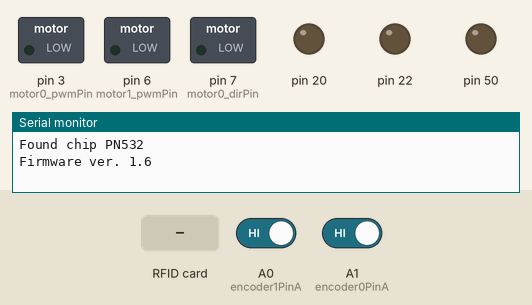
This sketch was run on a simulated Arduino Mega 2560, built with avr-gcc and run on an emulated ATmega2560. Parts: switched loads named in the sketch (green lamp = pin HIGH), output pins drawn as LEDs (lit = HIGH), the last lines printed to the serial monitor. Inputs (shaded band) come from the test bench; at power-on: A0 (encoder1PinA) HIGH, A1 (encoder0PinA) HIGH.

Above: at 1.2 s.
1.3 s: RFID card F9 3E 04 F4 held to the reader
At 2.2 s:
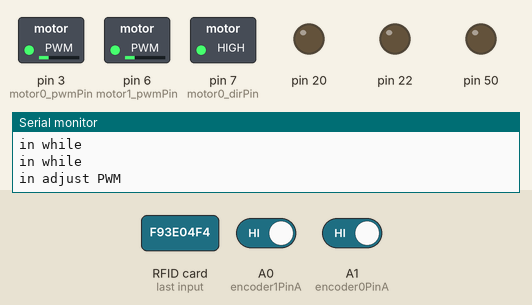
3.3 s: RFID card C9 12 0D F4 held to the reader
At 4.8 s:
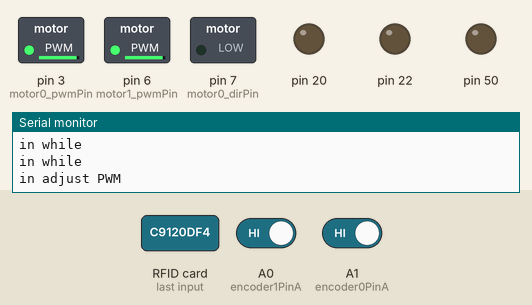
5.3 s: RFID card 59 E3 0B F4 held to the reader
At 6.2 s:
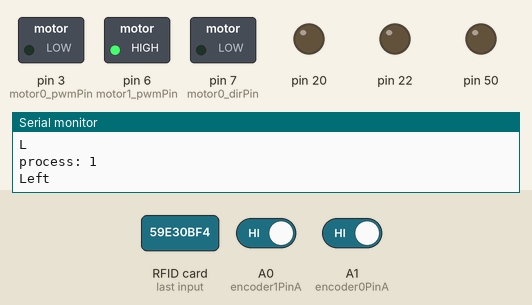
7.3 s: RFID card F9 3E 04 F4 held to the reader
At 9.2 s:
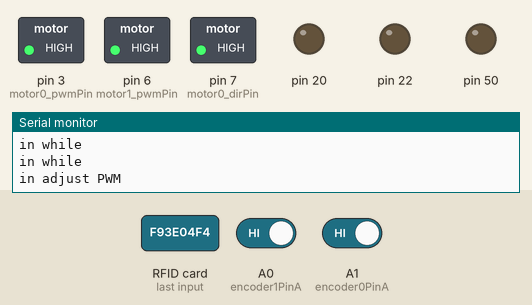
Timing chart, 0 to 10.3 s (numbered marks = the images above; inputs shaded):
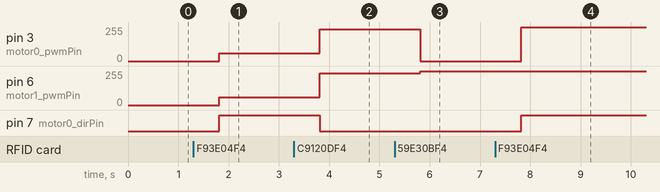

The sketch:

RFID_Motor.ino
```cpp
/* The script for Minibot motor control with the RFID reader.
   DC motors and Encoders
        left: J6 port, (direction) digital pin 7, (pwm) digital pin 3, (encoder) analog pin A1
        right: J5 port, (direction) digital pin 4, (pwm) digital pin 6, (encoder) analog pin A0
   RFID
        J10 port digital pin 9 (RESET),  analog pin A3(IRQ)

   Functions: move forward/back/left/right based on RFID Tags
*/

#include <Wire.h>
#include <SPI.h>
#include <Adafruit_PN532.h>
#include <elapsedMillis.h>
#define PN532_IRQ (A3)
#define PN532_RESET (9)
Adafruit_PN532 nfc(PN532_IRQ, PN532_RESET);

elapsedMillis timeElapsed;

// Define constants for locomotion
/** Right motor drivers */
int motor0_dirPin = 7;  // direction pin, LOW for forward, HIGH for backwards
int motor0_pwmPin = 3;  // pwm pin, controls voltage signal for speed
int pwm0 = 60;          // initial pwm value (doesn't really matter)

/** Left motor drivers */
int motor1_dirPin = 4;  // direction pin, HIGH for forward, LOW for backwards
int motor1_pwmPin = 6;  // pwm pin
int pwm1 = 60;          // initial pwm value

// Encoders regulate two motors to spin at same speed
// For more information, see PID algorithm on ECE documentation
int encoder0PinA = A1;  // J6 motor on board
int encoder0Pos = 0;    // Motor's angular position read by the encoder
int encoder0PinALast = LOW;

int encoder1PinA = A0;  // J5 motor on board
int encoder1Pos = 0;
int encoder1PinALast = LOW;


int setpoint = 600;    // turn rate for comparison (degrees/sec) Range: 0-800 (upper bound varies with timeSec value. Speed at pwm=255 is upper bound)
double Integral0 = 0;  // accumulated error with motors from desired number of turns
double Integral1 = 0;  // accumulated error with motors from desired number of turns
int n = LOW;
int m = LOW;

int encoder0PrevCount = 0;
int lastSpeed0 = 0;
int encoder1PrevCount = 0;
int lastSpeed1 = 0;

double timeSec = 0.2;  // update rate of the PID algorithm. Should match the timeElapsed < X in PID()

// PID constants
// P (proportional) is how much to adjust when turn rate is not equal to set rate. Matters most.
double kP = 0.3;
double kI = 0;
// D (derivative) how quickly it deviates from set rate. Adjusts quicker for greater rates
double kD = 0;

// initialize the buffer
int bufSize = 4;
char buf[4];
volatile byte pos = 0;

int test;
// char buff [50]; Use multiple parameters
char updated;
volatile byte indx;
volatile boolean process;
int interruptPin = 10;

int IRPin = 4;  // S4 on J5
int in;
int trigPin = 9;   // J10 on board
int echoPin = A3;  // this is the ADC pin
long duration, cm;

/*
  RFID
*/
uint8_t uid[] = { 0, 0, 0, 0 };              // Buffer to store the returned UID from tag
uint8_t obj1[] = { 0xF9, 0x3E, 0x4, 0xF4 };  // Yellow Tower's id
uint8_t obj2[] = { 0xC9, 0x12, 0xD, 0xF4 };  // Blue Tower's id
uint8_t obj3[] = { 0x59, 0xE3, 0xB, 0xF4 };  // Red Tower's id
uint8_t obj4[] = { 0x59, 0xC8, 0x6, 0xF4 };  // Orange Tower's id
uint8_t obj5[] = { 0x69, 0xDB, 0x6, 0xF4 };  // Purple Tower's id
uint8_t uidLength;

boolean detector;  // The value that is going to be used to detect whether a tag is found
void setup() {
  Serial.begin(115200);
  // RFID
  nfc.begin();

  uint32_t versiondata = nfc.getFirmwareVersion();
  if (!versiondata) {
    Serial.print("Didn't find PN53x board");
    while (1)
      ;  // halt
  }
  // Got data, print it out!
  Serial.print("Found chip PN5");
  Serial.println((versiondata >> 24) & 0xFF, HEX);
  Serial.print("Firmware ver. ");
  Serial.print((versiondata >> 16) & 0xFF, DEC);
  Serial.print('.');
  Serial.println((versiondata >> 8) & 0xFF, DEC);

  // Set the max number of retry attempts to read from a card
  // This prevents us from waiting forever for a card, which is
  // the default behaviour of the PN532.
  nfc.setPassiveActivationRetries(0xFF);

  // configure board to read RFID tags
  nfc.SAMConfig();

  // Serial.println("Show us your card!");

  // Locomotion
  pinMode(encoder0PinA, INPUT);
  pinMode(motor0_dirPin, OUTPUT);
  pinMode(motor0_pwmPin, OUTPUT);

  pinMode(encoder1PinA, INPUT);
  pinMode(motor1_dirPin, OUTPUT);
  pinMode(motor1_pwmPin, OUTPUT);

  pinMode(MISO, OUTPUT);  // init spi
  pinMode(MOSI, INPUT);

  pinMode(20, OUTPUT);
  pinMode(22, OUTPUT);

  pinMode(IRPin, INPUT);
  pinMode(trigPin, OUTPUT);
  pinMode(echoPin, INPUT);
  test = 0;

  process = true;
}


/** Adjust PWM for PID algorithm */
// add specification for PWM and pins
void adjustPWM() {
  Serial.println("in adjust PWM");
  int speedNow0 = calculateSpeed0();  // calculate the current speed for the right motor
  int error0 = setpoint - speedNow0;  // calculate the error between the current speed and the set speed
  double dError0 = ((double)speedNow0 - (double)lastSpeed0) / timeSec;
  Integral0 += (double)error0;  // update integral of the error

  int speedNow1 = calculateSpeed1();  // calculate the current speed for the left motor
  int error1 = setpoint - speedNow1;
  double dError1 = ((double)speedNow1 - (double)lastSpeed1) / timeSec;
  Integral1 += (double)error1;

  // cap the integral value within 0..255
  if (Integral0 > 255) Integral0 = 255;
  else if (Integral0 < 0) Integral0 = 0;

  if (Integral1 > 255) Integral1 = 255;
  else if (Integral1 < 0) Integral1 = 0;

  // calculate the value for speed adjustments
  int adjust0 = (kP * (double)error0) + kI * Integral0 + kD * dError0;
  int adjust1 = (kP * (double)error1) + kI * Integral1 + kD * dError1;

  // update pwm values according to the moving direction
  pwm0 += adjust0;
  pwm1 += adjust1;

  // cap the pwm values within 0..255
  if (pwm0 > 255) pwm0 = 255;
  else if (pwm0 < 0) pwm0 = 0;

  if (pwm1 > 255) pwm1 = 255;
  else if (pwm1 < 0) pwm1 = 0;

  // store the current speeds
  lastSpeed0 = speedNow0;
  lastSpeed1 = speedNow1;
  return;
}

/** Return the current rotational speed of right motor with encoder data. */
int calculateSpeed0() {
  int speedDetect = (encoder0Pos - encoder0PrevCount) / timeSec;
  encoder0PrevCount = encoder0Pos;
  return speedDetect;
}


/** Return the current rotational speed of left motor with encoder data. */
int calculateSpeed1() {
  int speedDetect = (encoder1Pos - encoder1PrevCount) / timeSec;
  encoder1PrevCount = encoder1Pos;
  return speedDetect;
}

/** Adjust the speed of motors with the PID algorithm. */
void PID() {

  Serial.println("in PID");
  // Adjust the rotational speeds by the calculated pwm values.
  analogWrite(motor0_pwmPin, pwm0);
  analogWrite(motor1_pwmPin, pwm1);


  // Count the degrees of rotation in 0.2 seconds for each motor.
  timeElapsed = 0;
  while (timeElapsed < 200) {
    Serial.println("in while");
    n = digitalRead(encoder0PinA);  // store the current digital signal of the encoder
    if ((encoder0PinALast == LOW) && (n == HIGH)) {
      // a switch from HIGH to LOW of the encoder signal marks rotation in 1 degree.
      encoder0Pos++;
    }
    encoder0PinALast = n;  // update the last encoder signal for future comparison

    // same process for left encoder
    m = digitalRead(encoder1PinA);
    if ((encoder1PinALast == LOW) && (m == HIGH)) {
      encoder1Pos++;
    }
    encoder1PinALast = m;
  }
  adjustPWM();
  return;
}

/************************************
  RFID sensor code to run in loop
************************************/
void readRFID() {
  // RFID
  // Serial.println("Hello");

  detector = nfc.readPassiveTargetID(PN532_MIFARE_ISO14443A, &uid[0], &uidLength);

  Serial.println(detector);

  // If an RFID tag is detected, it will recognize the command on the block and update the stored value
  if (detector) {
    Serial.println("Found a tag!");
    Serial.println("This is .....");
    if (memcmp(obj1, uid, 4) == 0) {
      Serial.println("Yellow Block");
      updated = 'F';
      delay(10);
    }

    else if (memcmp(obj2, uid, 4) == 0) {
      Serial.println("Blue Block");
      updated = 'B';
      Serial.println(updated);
      delay(10);
    }

    else if (memcmp(obj3, uid, 4) == 0) {
      Serial.println("Red Block");
      updated = 'L';
      Serial.println(updated);
      delay(10);
    }

    else if (memcmp(obj4, uid, 4) == 0) {
      Serial.println("Orange Block");
      updated = 'R';
      Serial.println(updated);
      delay(10);
    }

    else if (memcmp(obj5, uid, 4) == 0) {
      Serial.println("Purple Block");
      updated = 'S';
      Serial.println(updated);
      delay(10);
    }

    else {
      Serial.println("Not in database");
      Serial.println(updated);
      delay(10);
    }

    delay(500);

  } else {
    Serial.println("No Objects in Range");
    delay(1000);
  }
}

void loop() {
  // RFID
  // Serial.println("Hello");

  detector = nfc.readPassiveTargetID(PN532_MIFARE_ISO14443A, &uid[0], &uidLength);

  Serial.println(detector);

  // If an RFID tag is detected, it will recognize the command on the block and update the stored value
  if (detector) {
    Serial.println("Found a tag!");
    Serial.println("This is .....");
    if (memcmp(obj1, uid, 4) == 0) {
      Serial.println("Yellow Block");
      updated = 'F';
      delay(10);
    }

    else if (memcmp(obj2, uid, 4) == 0) {
      Serial.println("Blue Block");
      updated = 'B';
      Serial.println(updated);
      delay(10);
    }

    else if (memcmp(obj3, uid, 4) == 0) {
      Serial.println("Red Block");
      updated = 'L';
      Serial.println(updated);
      delay(10);
    }

    else if (memcmp(obj4, uid, 4) == 0) {
      Serial.println("Orange Block");
      updated = 'R';
      Serial.println(updated);
      delay(10);
    }

    else if (memcmp(obj5, uid, 4) == 0) {
      Serial.println("Purple Block");
      updated = 'S';
      Serial.println(updated);
      delay(10);
    }

    else {
      Serial.println("Not in database");
      Serial.println(updated);
      delay(10);
    }

    delay(500);

  } else {
    Serial.println("No Objects in Range");
    delay(1000);
  }
  // clear the buffer when a command is executed
  Serial.println("process: " + String(process));
  if (process) {
    //process = false;
    switch (updated) {  // function changes the letter value of updated to a command
      case 'F':         // Moves Foward
        Serial.println("Forward");
        digitalWrite(motor0_dirPin, HIGH);
        digitalWrite(motor1_dirPin, HIGH);
        PID();
        break;  // breaks out of the switch loop and continues the original search

      case 'B':  // Moves Backwards (back())
        Serial.println("back");
        digitalWrite(motor0_dirPin, LOW);
        digitalWrite(motor1_dirPin, LOW);
        PID();
        break;  // breaks out of the switch loop and continues the original search

      case 'L':  // Moves Left
        Serial.println("Left");
        digitalWrite(motor0_dirPin, LOW);
        digitalWrite(motor1_dirPin, HIGH);
        analogWrite(motor0_pwmPin, 0);
        analogWrite(motor1_pwmPin, 255);
        break;  // breaks out of the switch loop and continues the original search

      case 'R':  // Moves Right
        Serial.println("RIGHT");
        digitalWrite(motor0_dirPin, HIGH);
        digitalWrite(motor1_dirPin, LOW);
        analogWrite(motor0_pwmPin, 255);
        analogWrite(motor1_pwmPin, 0);
        break;  // breaks out of the switch loop and continues the original search

      case 'S':  // Stops all the motors, makes all pins low
        Serial.println("Stop");
        analogWrite(motor0_pwmPin, 0);
        analogWrite(motor1_pwmPin, 0);
        break;  // breaks out of the switch loop and continues the original search


      default:  // code run when none of the cases are met
        analogWrite(motor0_pwmPin, 0);
        analogWrite(motor1_pwmPin, 0);
        break;  // breaks out of the switch loop and continues the original search
    }
  }
}
```

Measured:
- after the input at 1.3 s, pin 3 (motor0_pwmPin), pin 6 (motor1_pwmPin): 0/255 → 60/255 after 0.52 s; pin 7 (motor0_dirPin): LOW → HIGH after 0.52 s
- after the input at 3.3 s, pin 3 (motor0_pwmPin), pin 6 (motor1_pwmPin): 60/255 → 238/255 after 0.52 s; pin 7 (motor0_dirPin): HIGH → LOW after 0.52 s
- after the input at 5.3 s, pin 3 (motor0_pwmPin): 238/255 → 0/255 after 0.51 s; pin 6 (motor1_pwmPin): 238/255 → 255/255 after 0.51 s
- after the input at 7.3 s, pin 3 (motor0_pwmPin): 0/255 → 255/255 after 0.52 s; pin 7 (motor0_dirPin): LOW → HIGH after 0.52 s
